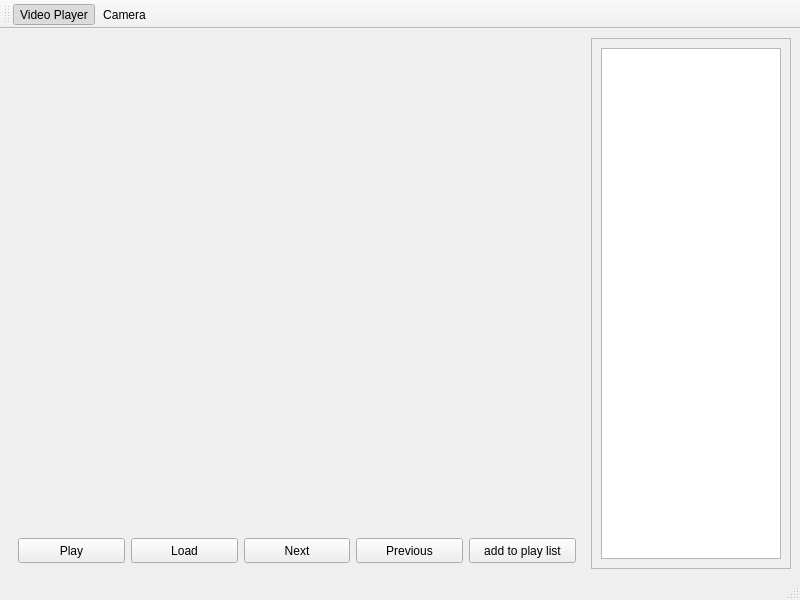
<?xml version="1.0" encoding="UTF-8"?>
<ui version="4.0">
 <class>MainWindow</class>
 <widget class="QMainWindow" name="MainWindow">
  <property name="geometry">
   <rect>
    <x>0</x>
    <y>0</y>
    <width>800</width>
    <height>600</height>
   </rect>
  </property>
  <property name="minimumSize">
   <size>
    <width>800</width>
    <height>600</height>
   </size>
  </property>
  <property name="windowTitle">
   <string>MainWindow</string>
  </property>
  <widget class="QWidget" name="centralwidget">
   <layout class="QGridLayout" name="gridLayout_2">
    <item row="0" column="0">
     <layout class="QGridLayout" name="gridy">
      <item row="1" column="0">
       <widget class="QWidget" name="widget" native="true">
        <property name="enabled">
         <bool>true</bool>
        </property>
        <property name="maximumSize">
         <size>
          <width>16777215</width>
          <height>40</height>
         </size>
        </property>
        <layout class="QHBoxLayout" name="horizontalLayout">
         <item>
          <widget class="QPushButton" name="play_pushButton">
           <property name="enabled">
            <bool>true</bool>
           </property>
           <property name="minimumSize">
            <size>
             <width>0</width>
             <height>25</height>
            </size>
           </property>
           <property name="text">
            <string>Play</string>
           </property>
          </widget>
         </item>
         <item>
          <widget class="QPushButton" name="load_pushButton">
           <property name="minimumSize">
            <size>
             <width>0</width>
             <height>25</height>
            </size>
           </property>
           <property name="maximumSize">
            <size>
             <width>16777215</width>
             <height>35</height>
            </size>
           </property>
           <property name="text">
            <string>Load</string>
           </property>
          </widget>
         </item>
         <item>
          <widget class="QPushButton" name="next_pushButton">
           <property name="minimumSize">
            <size>
             <width>0</width>
             <height>25</height>
            </size>
           </property>
           <property name="text">
            <string>Next</string>
           </property>
          </widget>
         </item>
         <item>
          <widget class="QPushButton" name="prev_pushButton">
           <property name="minimumSize">
            <size>
             <width>0</width>
             <height>25</height>
            </size>
           </property>
           <property name="text">
            <string>Previous</string>
           </property>
          </widget>
         </item>
         <item>
          <widget class="QPushButton" name="addPlayList_pushButton">
           <property name="minimumSize">
            <size>
             <width>0</width>
             <height>25</height>
            </size>
           </property>
           <property name="text">
            <string>add to play list</string>
           </property>
          </widget>
         </item>
        </layout>
       </widget>
      </item>
      <item row="0" column="0">
       <widget class="QLabel" name="label">
        <property name="autoFillBackground">
         <bool>false</bool>
        </property>
        <property name="text">
         <string/>
        </property>
       </widget>
      </item>
     </layout>
    </item>
    <item row="0" column="1">
     <widget class="QFrame" name="frame">
      <property name="maximumSize">
       <size>
        <width>200</width>
        <height>16777215</height>
       </size>
      </property>
      <property name="frameShape">
       <enum>QFrame::StyledPanel</enum>
      </property>
      <property name="frameShadow">
       <enum>QFrame::Raised</enum>
      </property>
      <layout class="QGridLayout" name="gridLayout_3">
       <item row="0" column="0">
        <widget class="QListWidget" name="listWidget"/>
       </item>
      </layout>
     </widget>
    </item>
   </layout>
  </widget>
  <widget class="QMenuBar" name="menubar">
   <property name="geometry">
    <rect>
     <x>0</x>
     <y>0</y>
     <width>800</width>
     <height>22</height>
    </rect>
   </property>
  </widget>
  <widget class="QStatusBar" name="statusbar"/>
  <widget class="QToolBar" name="toolBar">
   <property name="windowTitle">
    <string>toolBar</string>
   </property>
   <attribute name="toolBarArea">
    <enum>TopToolBarArea</enum>
   </attribute>
   <attribute name="toolBarBreak">
    <bool>false</bool>
   </attribute>
   <addaction name="actionVideo_Player"/>
   <addaction name="actionCamera"/>
  </widget>
  <action name="actionPlay">
   <property name="enabled">
    <bool>false</bool>
   </property>
   <property name="icon">
    <iconset>
     <normaloff>../../../../Downloads/icons8-play-30.png</normaloff>../../../../Downloads/icons8-play-30.png</iconset>
   </property>
   <property name="text">
    <string>Play</string>
   </property>
   <property name="shortcut">
    <string>Space</string>
   </property>
  </action>
  <action name="actionPause">
   <property name="icon">
    <iconset>
     <normaloff>pics/pause.png</normaloff>pics/pause.png</iconset>
   </property>
   <property name="text">
    <string>Pause</string>
   </property>
   <property name="shortcut">
    <string>Space</string>
   </property>
  </action>
  <action name="actionStop">
   <property name="icon">
    <iconset>
     <normaloff>../../../../Downloads/icons8-stop-30.png</normaloff>../../../../Downloads/icons8-stop-30.png</iconset>
   </property>
   <property name="text">
    <string>Stop</string>
   </property>
   <property name="shortcut">
    <string>Esc</string>
   </property>
  </action>
  <action name="actionVideo_Player">
   <property name="checkable">
    <bool>true</bool>
   </property>
   <property name="checked">
    <bool>true</bool>
   </property>
   <property name="icon">
    <iconset>
     <normaloff>../../../../Downloads/icons8-video-50.png</normaloff>../../../../Downloads/icons8-video-50.png</iconset>
   </property>
   <property name="text">
    <string>Video Player</string>
   </property>
   <property name="toolTip">
    <string>Video player</string>
   </property>
  </action>
  <action name="actionCamera">
   <property name="checkable">
    <bool>true</bool>
   </property>
   <property name="icon">
    <iconset>
     <normaloff>../../../../Downloads/icons8-camera-50.png</normaloff>../../../../Downloads/icons8-camera-50.png</iconset>
   </property>
   <property name="text">
    <string>Camera</string>
   </property>
   <property name="toolTip">
    <string>camera</string>
   </property>
  </action>
 </widget>
 <resources/>
 <connections>
  <connection>
   <sender>actionPlay</sender>
   <signal>triggered()</signal>
   <receiver>play_pushButton</receiver>
   <slot>click()</slot>
   <hints>
    <hint type="sourcelabel">
     <x>-1</x>
     <y>-1</y>
    </hint>
    <hint type="destinationlabel">
     <x>690</x>
     <y>82</y>
    </hint>
   </hints>
  </connection>
 </connections>
</ui>
